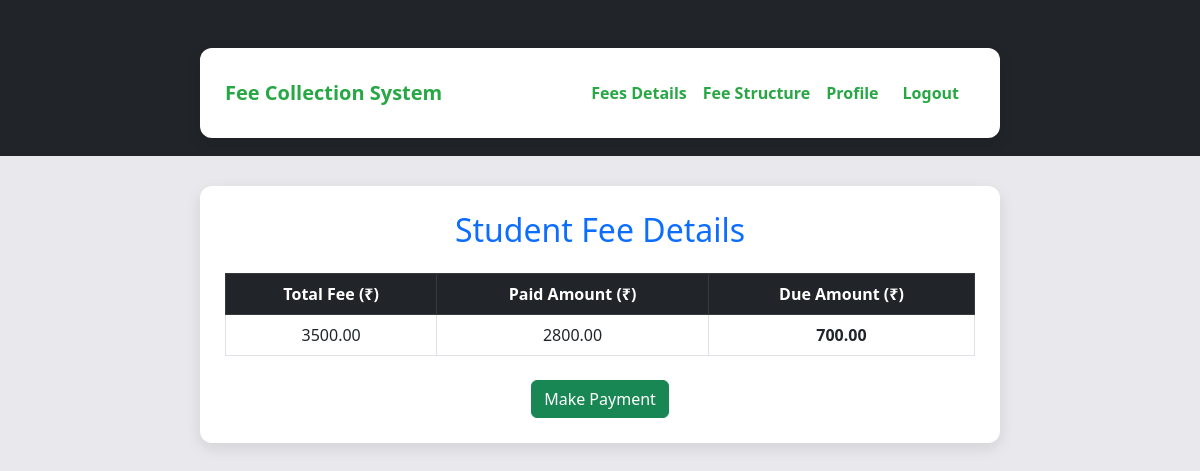
Before: /detailsoffees/ (signed in) with the older database file.
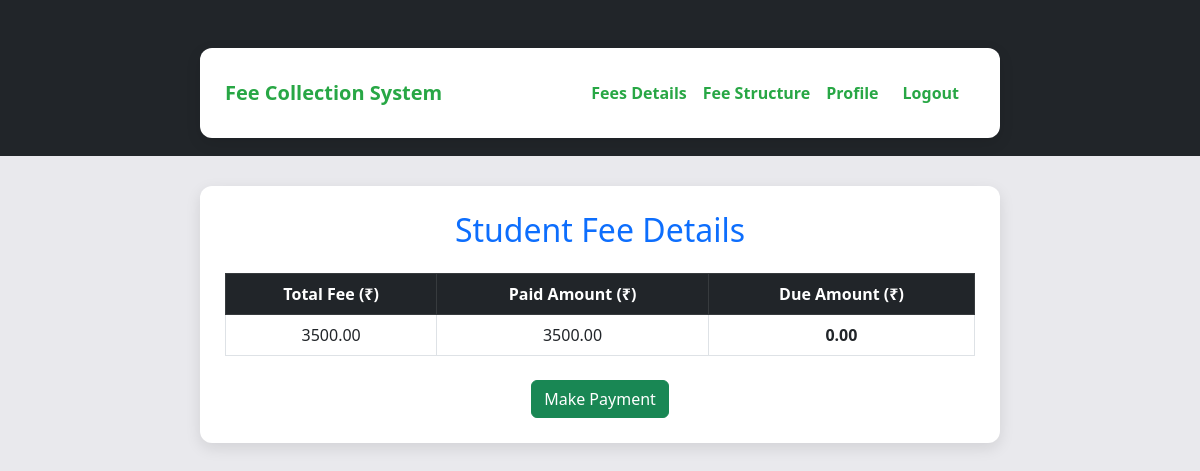
After: the same page with the newer database file.
### app/models.py (models this page shows, shortened)
class FeeDetail(models.Model):
    student = models.ForeignKey(Student, on_delete=models.CASCADE)
    total_fee = models.DecimalField(max_digits=10, decimal_places=2)
    paid_amount = models.DecimalField(max_digits=10, decimal_places=2, default=0.00)
    created_at = models.DateTimeField(auto_now_add=True)  # New field to store payment date

### app/views.py (the view)
# urls.py: path("detailsoffees/", detailsoffees, name="detailsoffees"),
@login_required
def detailsoffees(request):
    try:
        student = Student.objects.get(user=request.user)
        student_fees = FeeDetail.objects.filter(student=student).first()
    except Student.DoesNotExist:
        student_fees = None
    context = {
        'total_fee': student_fees.total_fee if student_fees else 0,
        'paid_amount': student_fees.paid_amount if student_fees else 0,
        'due_amount': (student_fees.total_fee - student_fees.paid_amount) if student_fees else 0
    }
    return render(request, 'student/detailsoffees.html', context)

### templates/student/detailsoffees.html (shortened to what this page needs)
<!DOCTYPE html>
<html lang="en">
<head>
    <link rel="stylesheet" href="https://cdn.jsdelivr.net/npm/bootstrap@5.3.0/dist/css/bootstrap.min.css">
</head>
<body>
    <nav class="navbar navbar-expand-lg navbar-dark bg-dark">
        <div class="container">
            <a class="navbar-brand" href="../homestudent">Fee Collection System</a>
            <div class="collapse navbar-collapse" id="navbarNav">
                <ul class="navbar-nav ms-auto">
                    <li class="nav-item"><a class="nav-link" href="../detailsoffees">Fees Details</a></li>
                    <li class="nav-item"><a class="nav-link" href="../viewstructure">Fee Structure</a></li>
                    <li class="nav-item"><a class="nav-link" href="../profile">Profile</a></li>
                    <li class="nav-item"><a class="nav-link btn btn-danger text-white px-3" href="../logoutstudent">Logout</a></li>
                </ul>
            </div>
        </div>
    </nav>
    <div class="container">
        <h2 class="text-center text-primary mb-4">Student Fee Details</h2>
        <table class="table table-bordered">
            <thead class="table-dark">
                <tr>
                    <th>Total Fee (₹)</th>
                    <th>Paid Amount (₹)</th>
                    <th>Due Amount (₹)</th>
                </tr>
            </thead>
            <tbody>
                <tr>
                    <td>{{ total_fee }}</td>
                    <td>{{ paid_amount }}</td>
                    <td class="due-amount">{{ due_amount }}</td>
                </tr>
            </tbody>
        </table>
        <div class="text-center mt-4">
            <a href="../payment" class="btn btn-success">Make Payment</a>
        </div>
    </div>
</body>
</html>

Changed rows visible on the page:
changed FeeDetail: paid_amount "2800.00" → "3500.00"
Other visible differences:
{{ due_amount }}: "700.00" → "0.00"
